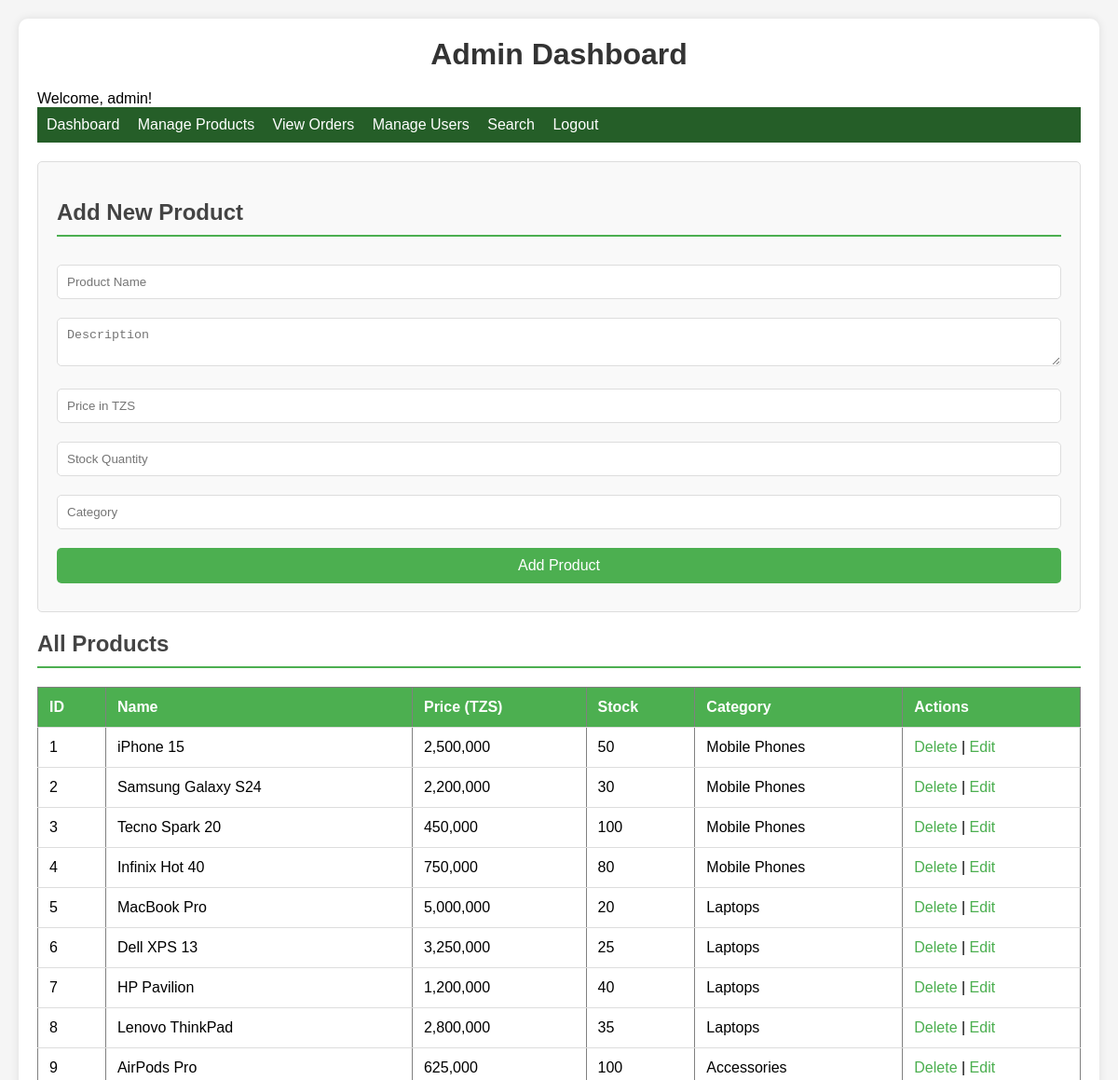
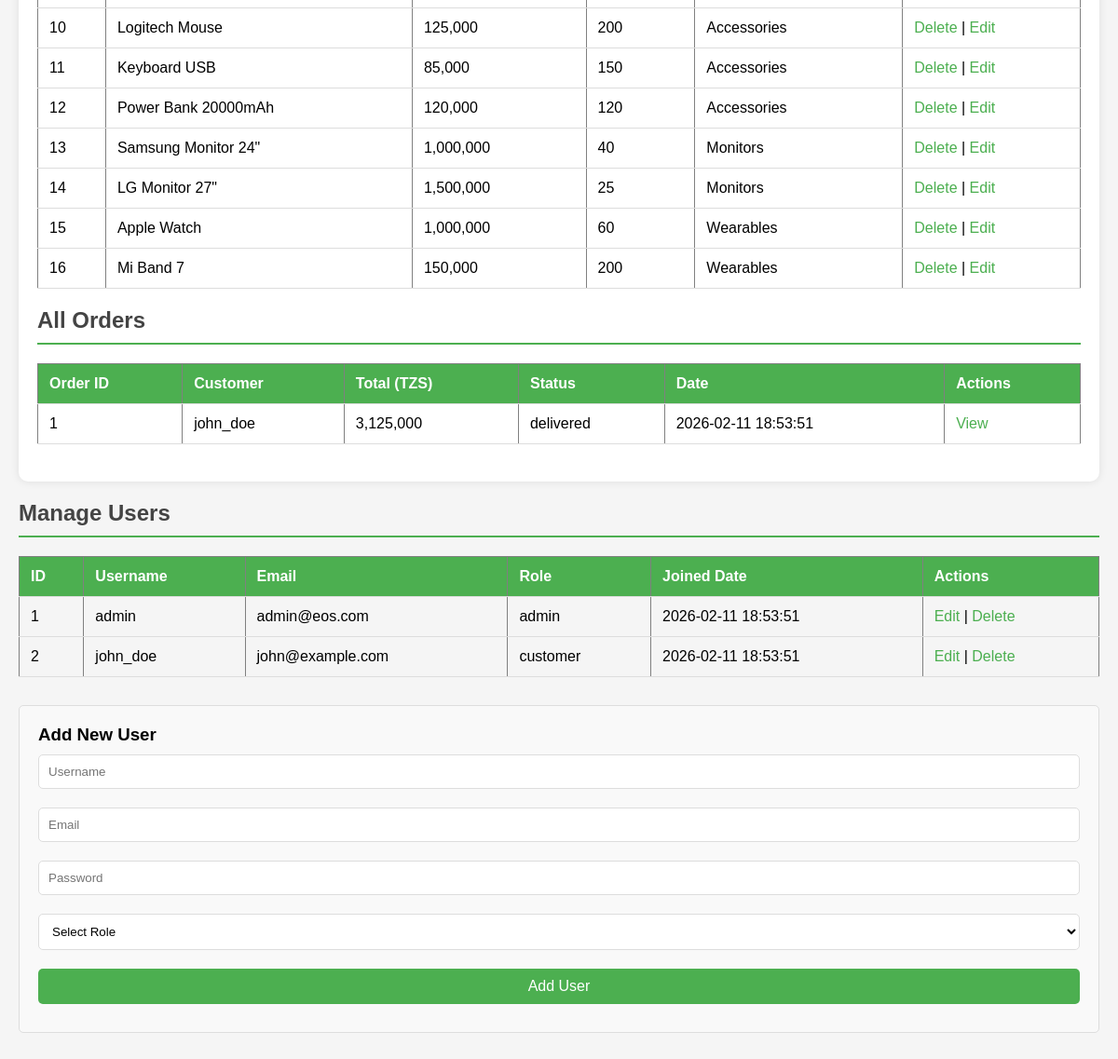
Page /admin_dashboard.php (signed in) on the committed database (2 pictures, top to bottom).
### tables this page shows
CREATE TABLE products (
    id INT PRIMARY KEY AUTO_INCREMENT,
    name VARCHAR(200) NOT NULL,
    description TEXT,
    price DECIMAL(10,2) NOT NULL,
    stock_quantity INT DEFAULT 0,
    category VARCHAR(100),
    created_at TIMESTAMP DEFAULT CURRENT_TIMESTAMP
);

CREATE TABLE orders (
    id INT PRIMARY KEY AUTO_INCREMENT,
    user_id INT NOT NULL,
    total_amount DECIMAL(10,2) NOT NULL,
    status ENUM('pending', 'processing', 'shipped', 'delivered', 'cancelled') DEFAULT 'pending',
    created_at TIMESTAMP DEFAULT CURRENT_TIMESTAMP,
    FOREIGN KEY (user_id) REFERENCES users(id) ON DELETE CASCADE
);

CREATE TABLE users (
    id INT PRIMARY KEY AUTO_INCREMENT,
    username VARCHAR(50) UNIQUE NOT NULL,
    email VARCHAR(100) UNIQUE NOT NULL,
    password VARCHAR(255) NOT NULL,
    role ENUM('admin', 'customer') DEFAULT 'customer',
    created_at TIMESTAMP DEFAULT CURRENT_TIMESTAMP
);

### admin_dashboard.php (the view, shortened to what this page needs)
<?php
require_once 'includes/db_connection.php';
$username = $_SESSION['username'];
$orders_sql = "SELECT * FROM orders ORDER BY created_at DESC";
$orders_result = $conn->query($orders_sql);
?>
<!DOCTYPE html>
<html>
<head>
</head>
<body>
    <div class="container">
        <h1>Admin Dashboard</h1>
        <p>Welcome, <?php echo $username; ?>!</p>
        <div class="admin-nav">
            <a href="admin_dashboard.php">Dashboard</a>
            <a href="manage_product.php">Manage Products</a>
            <a href="order_management.php">View Orders</a>
            <a href="manage_user.php">Manage Users</a>
            <a href="search.php">Search</a>
            <a href="?logout=true">Logout</a>
        </div>
        <div class="form-container">
            <h2>Add New Product</h2>
            <form method="POST" action="">
                <input type="text" name="product_name" placeholder="Product Name" required>
                <textarea name="product_description" placeholder="Description"></textarea>
                <input type="number" step="1" name="product_price" placeholder="Price in TZS" required>
                <input type="number" name="product_stock" placeholder="Stock Quantity" required>
                <input type="text" name="product_category" placeholder="Category">
                <button type="submit" name="add_product">Add Product</button>
            </form>
        </div>
        <div id="products">
            <h2>All Products</h2>
            <table border="1" width="100%">
                <tr>
                    <th>ID</th>
                    <th>Name</th>
                    <th>Price (TZS)</th>
                    <th>Stock</th>
                    <th>Category</th>
                    <th>Actions</th>
                </tr>
                <?php
                $sql = "SELECT * FROM products";
                $result = $conn->query($sql);
                if($result->num_rows > 0) {
                    while($row = $result->fetch_assoc()) {
                        echo "<tr>";
                        echo "<td>" . $row['id'] . "</td>";
                        echo "<td>" . $row['name'] . "</td>";
                        echo "<td>" . number_format($row['price'], 0, '.', ',') . "</td>";
                        echo "<td>" . $row['stock_quantity'] . "</td>";
                        echo "<td>" . $row['category'] . "</td>";
                        echo "<td>";
                        echo "<a href='?delete_product=" . $row['id'] . "'>Delete</a> | ";
                        echo "<a href='edit_product.php?id=" . $row['id'] . "'>Edit</a>";
                        echo "</td>";
                        echo "</tr>";
                    }
                }
                ?>
            </table>
        </div>
        <div id="orders">
            <h2>All Orders</h2>
            <table border="1" width="100%">
                <tr>
                    <th>Order ID</th>
                    <th>Customer</th>
                    <th>Total (TZS)</th>
                    <th>Status</th>
                    <th>Date</th>
                    <th>Actions</th>
                </tr>
                <?php
                if($orders_result->num_rows > 0) {
                    while($order = $orders_result->fetch_assoc()) {
                        $user_sql = "SELECT username FROM users WHERE id=?";
                        $user_stmt = $conn->prepare($user_sql);
                        $user_stmt->bind_param("i", $order['user_id']);
                        $user_stmt->execute();
                        $user_result = $user_stmt->get_result();
                        $user = $user_result->fetch_assoc();
                        echo "<tr>";
                        echo "<td>" . $order['id'] . "</td>";
                        echo "<td>" . $user['username'] . "</td>";
                        echo "<td>" . number_format($order['total_amount'], 0, '.', ',') . "</td>";
                        echo "<td>" . $order['status'] . "</td>";
                        echo "<td>" . $order['created_at'] . "</td>";
                        echo "<td><a href='view_order.php?id=" . $order['id'] . "'>View</a></td>";
                        echo "</tr>";
                    }
                }
                ?>
            </table>
        </div>
    </div>
        <div id="users">
            <h2>Manage Users</h2>
            <table border="1" width="100%">
                <tr>
                    <th>ID</th>
                    <th>Username</th>
                    <th>Email</th>
                    <th>Role</th>
                    <th>Joined Date</th>
                    <th>Actions</th>
                </tr>
                <?php
                $users_sql = "SELECT * FROM users ORDER BY created_at DESC";
                $users_result = $conn->query($users_sql);
                if($users_result->num_rows > 0) {
                    while($user = $users_result->fetch_assoc()) {
                        echo "<tr>";
                        echo "<td>" . $user['id'] . "</td>";
                        echo "<td>" . $user['username'] . "</td>";
                        echo "<td>" . $user['email'] . "</td>";
                        echo "<td>" . $user['role'] . "</td>";
                        echo "<td>" . $user['created_at'] . "</td>";
                        echo "<td>";
                        echo "<a href='edit_user.php?id=" . $user['id'] . "'>Edit</a> | ";
                        echo "<a href='?delete_user=" . $user['id'] . "' onclick='return confirm(\"Are you sure you want to delete this user?\")'>Delete</a>";
                        echo "</td>";
                        echo "</tr>";
                    }
                }
                ?>
            </table>
            <div class="form-container" style="margin-top: 30px;">
                <h3>Add New User</h3>
                <form method="POST" action="">
                    <input type="text" name="new_username" placeholder="Username" required>
                    <input type="email" name="new_email" placeholder="Email" required>
                    <input type="password" name="new_password" placeholder="Password" required>
                    <select name="new_role" required>
                        <option value="">Select Role</option>
                    </select>
                    <button type="submit" name="add_user">Add User</button>
                </form>
            </div>
        </div>
</body>
</html>

### rows in the picture
products: id "1", name "iPhone 15", price "2,500,000", stock_quantity "50", category "Mobile Phones"
products: id "2", name "Samsung Galaxy S24", price "2,200,000", stock_quantity "30", category "Mobile Phones"
products: id "3", name "Tecno Spark 20", price "450,000", stock_quantity "100", category "Mobile Phones"
products: id "4", name "Infinix Hot 40", price "750,000", stock_quantity "80", category "Mobile Phones"
products: id "5", name "MacBook Pro", price "5,000,000", stock_quantity "20", category "Laptops"
products: id "6", name "Dell XPS 13", price "3,250,000", stock_quantity "25", category "Laptops"
products: id "7", name "HP Pavilion", price "1,200,000", stock_quantity "40", category "Laptops"
products: id "8", name "Lenovo ThinkPad", price "2,800,000", stock_quantity "35", category "Laptops"
products: id "9", name "AirPods Pro", price "625,000", stock_quantity "100", category "Accessories"
products: id "10", name "Logitech Mouse", price "125,000", stock_quantity "200", category "Accessories"
products: id "11", name "Keyboard USB", price "85,000", stock_quantity "150", category "Accessories"
products: id "12", name "Power Bank 20000mAh", price "120,000", stock_quantity "120", category "Accessories"
products: id "13", name "Samsung Monitor 24\"", price "1,000,000", stock_quantity "40", category "Monitors"
products: id "14", name "LG Monitor 27\"", price "1,500,000", stock_quantity "25", category "Monitors"
products: id "15", name "Apple Watch", price "1,000,000", stock_quantity "60", category "Wearables"
products: id "16", name "Mi Band 7", price "150,000", stock_quantity "200", category "Wearables"
orders: id "1", user.username "john_doe", total_amount "3,125,000", status "delivered", created_at "2026-02-11 18:53:51"
users: id "1", username "admin", email "admin@eos.com", role "admin", created_at "2026-02-11 18:53:51"
users: id "2", username "john_doe", email "john@example.com", role "customer", created_at "2026-02-11 18:53:51"

### other values in the picture
$username "admin"
